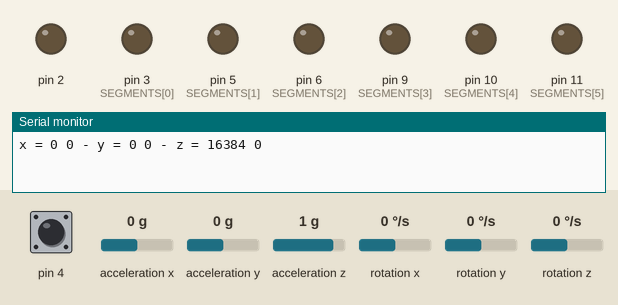
Recording of a sketch running on a simulated Arduino Uno, built with avr-gcc and run on an emulated ATmega328P. Shown: output pins drawn as LEDs (lit = HIGH), the last lines printed to the serial monitor. Wiring (inferred from the names in the program): MPU-6050 motion sensor at I2C address 0x68. The test bench sets the inputs (shaded band); at power-on: pin 4 HIGH, acceleration x 0 g, acceleration y 0 g, acceleration z 1 g, rotation x 0 °/s, rotation y 0 °/s, rotation z 0 °/s. The audio player accepts every command and is not drawn.

Above: at 1.2 s.
1.3 s: pin 4 driven LOW
At 2.1 s:
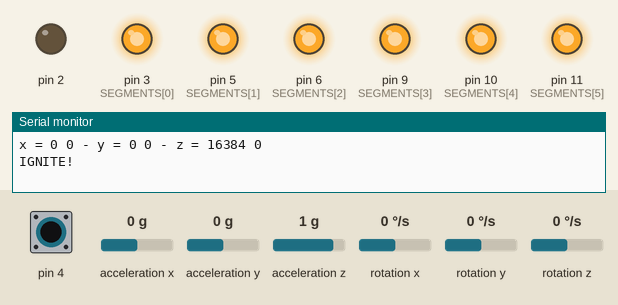
At 3.84 s:
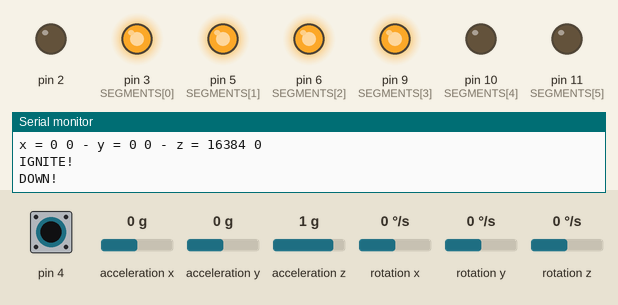
4.3 s: acceleration x set to -1.4 g
At 4.71 s:
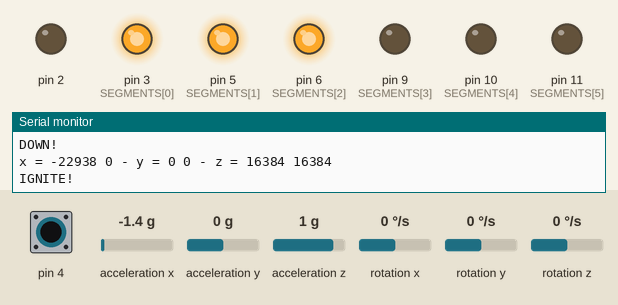
7.3 s: acceleration y set to -1.4 g
Timing chart, 0 to 9.6 s (numbered marks = the images above; inputs shaded):
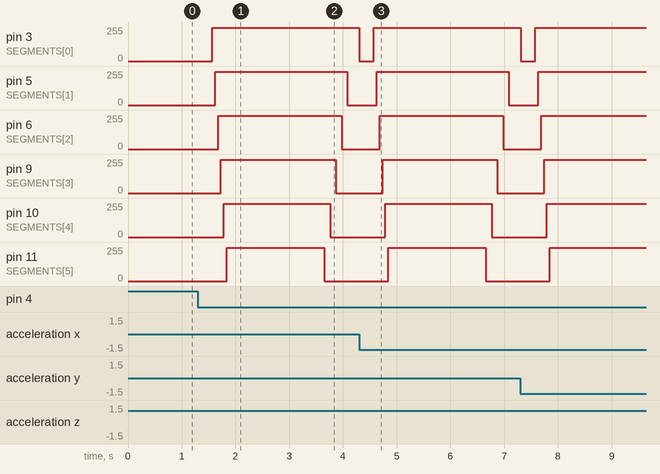

The sketch:

lightsaber.ino
```cpp
#include "Arduino.h"
#include <DFMiniMp3.h>
#include <math.h>
#include<Wire.h>

const int MPU_addr=0x68;  // I2C address of the MPU-6050
int16_t AcX,AcY,AcZ,GyX,GyY,GyZ;
int16_t last_AcX,last_AcY,last_AcZ,last_GyX,last_GyY,last_GyZ;

class Mp3Notify
{
public:
  static void OnError(uint16_t errorCode)
  {
    // see DfMp3_Error for code meaning
    Serial.println();
    Serial.print("Com Error ");
    Serial.println(errorCode);
  }

  static void OnPlayFinished(uint16_t globalTrack)
  {
    Serial.println();
    Serial.print("Play finished for #");
    Serial.println(globalTrack);
  }

  static void OnCardOnline(uint16_t code)
  {
    Serial.println();
    Serial.print("Card online ");
    Serial.println(code);
  }

  static void OnCardInserted(uint16_t code)
  {
    Serial.println();
    Serial.print("Card inserted ");
    Serial.println(code);
  }

  static void OnCardRemoved(uint16_t code)
  {
    Serial.println();
    Serial.print("Card removed ");
    Serial.println(code);
  }
};

int IGNITE = 1;
int HUM = 2;
int CRASH = 3;
int POWER_DOWN= 4;
int SWING_SHORT = 5;
int SWING_MEDIUM = 6;
int SWING_MEDIUM_DEEPER_PITCH = 7;

int SEGMENTS[] = {3, 5, 6, 9, 10, 11};
int SEGMENT_COUNT = 6;

// instance a DFMiniMp3 object,
DFMiniMp3<HardwareSerial, Mp3Notify> mp3(Serial);

void waitMilliseconds(uint16_t msWait){
  uint32_t start = millis();

  while ((millis() - start) < msWait){
    // calling mp3.loop() periodically allows for notifications
    // to be handled without interrupts
    mp3.loop();
    delay(1);
  }
}

int isIgnited = 0;
long lastSound = 0;
long lastHum = 0;
long wait = 1000;
long humWait = 10000;

void setup(){
    for(int i = 0; i < SEGMENT_COUNT; i++){
        pinMode(i, OUTPUT);
    }
    pinMode(4, INPUT);
    mp3.begin();
    mp3.setVolume(40);

  Wire.begin();
  Wire.beginTransmission(MPU_addr);
  Wire.write(0x6B);  // PWR_MGMT_1 register
  Wire.write(0);     // set to zero (wakes up the MPU-6050)
  Wire.endTransmission(true);
  Serial.begin(9600);
}

int readGyro(){
  Wire.beginTransmission(MPU_addr);
  Wire.write(0x3B);  // starting with register 0x3B (ACCEL_XOUT_H)
  Wire.endTransmission(false);
  Wire.requestFrom(MPU_addr,14,true);  // request a total of 14 registers
  AcX=Wire.read()<<8|Wire.read();  // 0x3B (ACCEL_XOUT_H) & 0x3C (ACCEL_XOUT_L)
  AcY=Wire.read()<<8|Wire.read();  // 0x3D (ACCEL_YOUT_H) & 0x3E (ACCEL_YOUT_L)
  AcZ=Wire.read()<<8|Wire.read();  // 0x3F (ACCEL_ZOUT_H) & 0x40 (ACCEL_ZOUT_L)
  GyX=Wire.read()<<8|Wire.read();  // 0x43 (GYRO_XOUT_H) & 0x44 (GYRO_XOUT_L)
  GyY=Wire.read()<<8|Wire.read();  // 0x45 (GYRO_YOUT_H) & 0x46 (GYRO_YOUT_L)
  GyZ=Wire.read()<<8|Wire.read();  // 0x47 (GYRO_ZOUT_H) & 0x48 (GYRO_ZOUT_L)


  bool isMoving = 0;
  int threshold = 1750;
  if(abs(last_AcX - AcX) > threshold ||  abs(last_AcY - AcY) > threshold || abs(last_AcZ - AcZ) > threshold ){

    Serial.print("x = ");
    Serial.print(AcX);
    Serial.print(" ");
    Serial.print(last_AcX);
    Serial.print(" - ");

    Serial.print("y = ");
    Serial.print(AcY);
    Serial.print(" ");
    Serial.print(last_AcY);
    Serial.print(" - ");

    Serial.print("z = ");
    Serial.print(AcZ);
    Serial.print(" ");
    Serial.print(last_AcZ);
    Serial.println("");

    last_AcX = AcX;
      last_AcY = AcY;
      last_AcZ = AcZ;
      last_GyX = GyX;
      last_GyY = GyY;
      last_GyZ = GyZ;
      isMoving = 1;
    }

  return isMoving;
}

void loop(){
  bool isMoving = readGyro();
  long now = millis();

  if (isMoving && isIgnited){
    if(now % 2 == 0){
      play(SWING_MEDIUM);
    } else if(now % 3 == 0){
      play(SWING_SHORT);
    } else {
      play(SWING_MEDIUM_DEEPER_PITCH);
    }
  }

  if(isIgnited){
    play(HUM);
  }

  int btn = digitalRead(4);

  if(btn == LOW){
    if (!isIgnited){
        Serial.println("IGNITE!");
        ignite();
    } else {
        Serial.println("DOWN!");
        powerdown();
    }
  }

    mp3.loop();
    delay(5);
}

void play(int track){
  long now = millis();
  long elapsed = now - lastSound;
  long humElapsed = now - lastHum;

  if (track == IGNITE || track == POWER_DOWN){
    mp3.playMp3FolderTrack(track);
    lastSound = now;
  } else if(track == HUM){
    if(humElapsed > humWait){
        mp3.playMp3FolderTrack(track);
        lastHum = now;
        lastSound = now;
    }
  } else {
    if (elapsed > wait){
      if(isIgnited){
        mp3.playMp3FolderTrack(track);
        lastSound = now;
      }
    }
  }
}

void ignite(){
    play(IGNITE);
    isIgnited = 1;

    // ignite is 1800 millis long
    // 6 segments means each are 300ms apart
    int brightness[] = { 0, -50, -100, -150, -200, -250 };

    for(int i = 0; i < 1800; i++){
        for(int s = 0; s < SEGMENT_COUNT; s++){
            int b = brightness[s];
            if (b < 0){
                b = 0;
            }
            if (b > 250){
                b = 250;
            }
            analogWrite(SEGMENTS[s], b);
        }
        for(int s = 0; s < SEGMENT_COUNT; s++){
           brightness[s]++;
        }
        delay(1);
    }
}

void powerdown(){
    play(POWER_DOWN);
    isIgnited = 0;

    // ignite is 1800 millis long
    // 6 segments means each are 300ms apart
    int brightness[] = { 1000, 800, 700, 600, 500, 400};
    int intialStartLoop = brightness[0];
    for(int i = intialStartLoop; i >= 0; i--){
        for(int s = 0; s < SEGMENT_COUNT; s++){
            int b = brightness[s];
             if (b < 0){
                b = 0;
            }
            if (b > 250){
                b = 250;
            }

            analogWrite(SEGMENTS[s], b);
        }
        for(int s = 0; s < SEGMENT_COUNT; s++){
           brightness[s]--;
        }
        delay(1);
    }
}
```

Measured:
- after the input at 1.3 s, pin 3 (SEGMENTS[0]): 0/255 → 250/255 after 0.27 s, → 0/255 2.7 s later; pin 5 (SEGMENTS[1]): 0/255 → 250/255 after 0.32 s, → 0/255 2.5 s later
